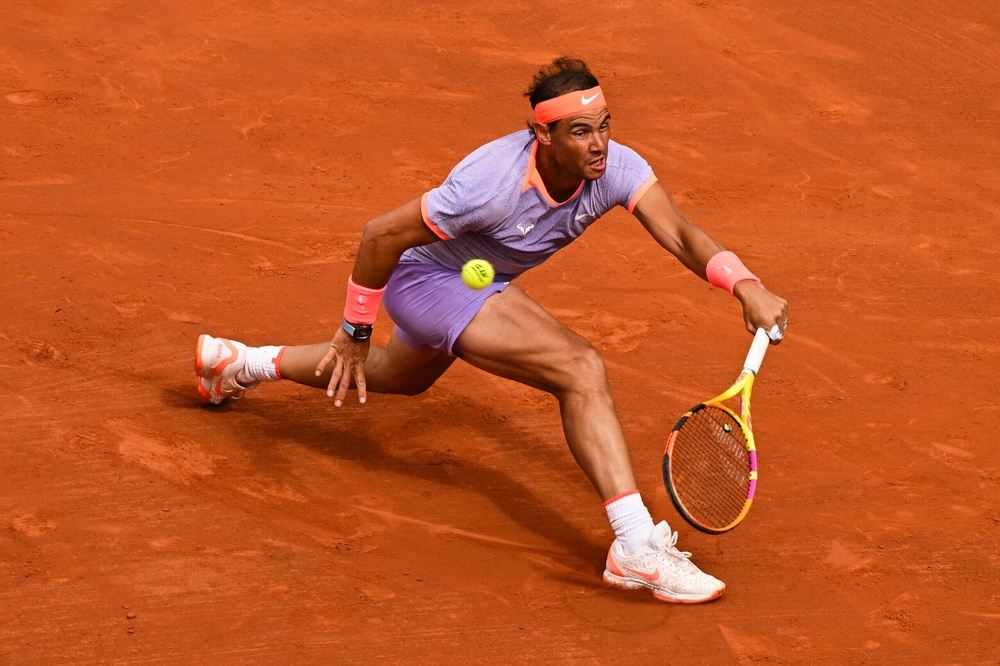
#> input picture src/nadal.jpg, 1000 x 666 px, shrunk from 2560 x 1706 before the run, found by its file name
$ python main.py
#> lines starting #> are read from the running program, lines starting #| are printed output that depends on the picture
### src/image_completion/image_completion.py
import cv2
import numpy as np
from src.image import Image
import imageio
import os

from src.image_completion.axis_fft_2d import AxisFFT2D
from src.image_completion.full_fft_2d import FullFFT2D
from src.image_completion.tile_fft_2d import TileFFT2D

uploads_directory = '../uploads'
processed_directory = '../processed'


# [21 lines left out: function remove_rectangle, not called in this run]


def fft_complete(method, image_name, x, y, delta_x, delta_y):
#> called with method = 'Single', image_name = 'nadal.jpg', x = 100, y = 100, delta_x = 100, delta_y = 100
    full_path = os.path.join(uploads_directory, image_name)
    image = cv2.imread(full_path, cv2.IMREAD_GRAYSCALE)
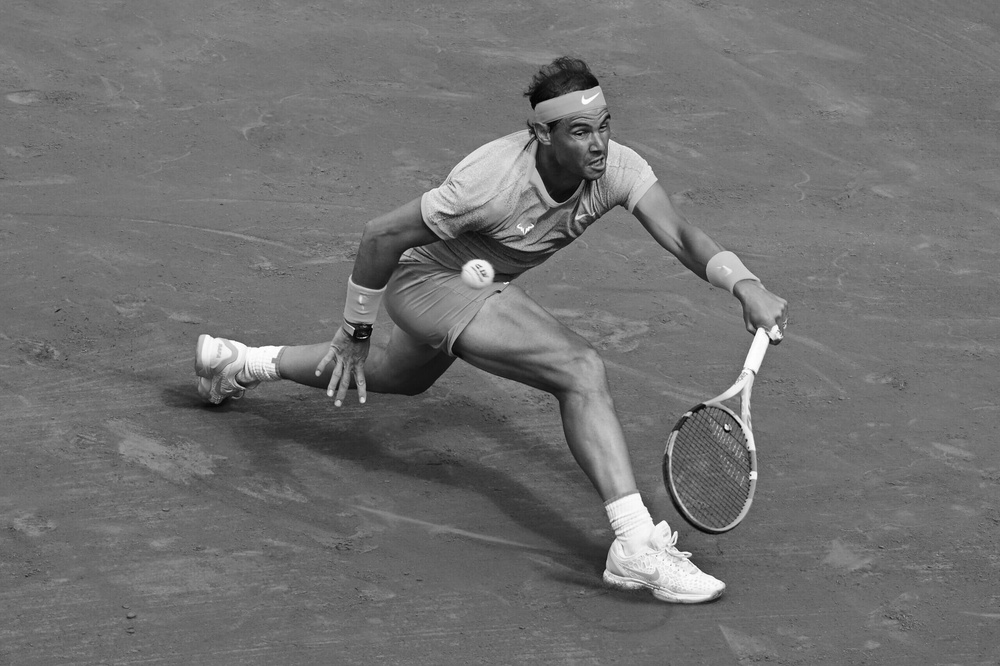
#> image: shape (666, 1000); min 1, max 255, mean 112.9
    reconstructed_part_from_full = None
    print("fft_complete ", method, image_name, x, y, delta_x, delta_y)

    if method == 'Single':
        model = AxisFFT2D().fit(image)
        reconstructed_part_from_full = model.predict(x, y, delta_x, delta_y)
    elif method == 'Full':
        print("Full ", method, image_name, x, y, delta_x, delta_y)
        model = FullFFT2D().fit(image)
        reconstructed_part_from_full = model.predict(x, y, delta_x, delta_y)
    elif method == 'Tiling':
        model = TileFFT2D().fit(image)
        reconstructed_part_from_full = model.predict(x, y, delta_x, delta_y)

    completed_image = np.copy(image)
    completed_image[y:y+delta_y,x:x+delta_x] = reconstructed_part_from_full

    new_path = os.path.join(processed_directory, "processed_"+image_name)
    imageio.imwrite(new_path, completed_image)
    return True

### src/image_completion/axis_fft_2d.py
import numpy as np
from darts.models import FFT
from darts.timeseries import TimeSeries
from typing import Optional

class AxisFFTPartial:
    def __init__(self, nr_freqs_to_keep: Optional[int] = 10,
        required_matches: Optional[set] = None,
        trend: Optional[str] = None,
        trend_poly_degree: int = 3,):
        """
        Initialize the FFT model for images.

        Parameters:
        - nr_freqs_to_keep (int): Number of highest magnitude frequencies to keep.
        """
        self.nr_freqs_to_keep = nr_freqs_to_keep
        self.required_matches = required_matches
        self.trend = trend
        self.trend_poly_degree = trend_poly_degree

    def fit(self, image: np.ndarray):
        """
        Apply 2D FFT to the image and keep only the largest frequencies as specified by nr_freqs_to_keep.

        Parameters:
        - image (np.array): 2D array representing the grayscale image.
        """
        self.image = image
        self._models = [FFT(required_matches=self.required_matches, trend=self.trend, trend_poly_degree=self.trend_poly_degree) for _ in range(image.shape[0])]

        for i in range(image.shape[0]):
            self._models[i].fit(TimeSeries.from_values(image[i, :]))  # Reverse the horizontal axis if needed

        return self

    # [14 lines left out: function predict, not called in this run]

class AxisFFT2D:
    def __init__(self, weight_func:str='equal', nr_freqs_to_keep: Optional[int] = 10, required_matches: Optional[set] = None, trend: Optional[str] = None, trend_poly_degree: int = 3):
        """
        Initialize the FFTRepair model.

        Parameters:
        - image (np.array): 2D array representing the grayscale image.
        - weight_func (str): The weight function to use for combining the predictions.
        """
        self.weight_func = weight_func
        self.nr_freqs_to_keep = nr_freqs_to_keep
        self.required_matches = required_matches
        self.trend = trend
        self.trend_poly_degree = trend_poly_degree

    def fit(self, image:np.ndarray):
        """
        Fit the model to the corrupted patch.

        Parameters:
        - index (tuple): The top-left corner of the corrupted patch.
        - width (int): The width of the corrupted patch.
        - height (int): The height of the corrupted patch.
        - nr_freqs_to_keep (int): Number of highest magnitude frequencies to keep.
        - required_matches (set): Set of frequencies to keep.
        - trend (str): The trend to remove from the time series.
        - trend_poly_degree (int): The degree of the polynomial to fit the trend.
        """

        self.image = image
        return self

    def predict(self, x: int, y: int, w: int, h: int, num_samples: int = 1, verbose: bool = False) -> np.ndarray:
        """
        Predict the missing patch.

        Parameters:
        - num_samples (int): Number of samples to generate.
        - verbose (bool): Whether to print the progress of the prediction.
        """
#> called with x = 100, y = 100, w = 100, h = 100, num_samples = 1, verbose = False

        left = self.image[y:y+h, max(0,x-w):x]
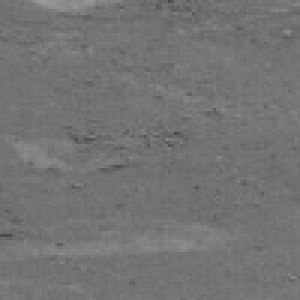
#> left: shape (100, 100) (shown 3 times larger); min 73, max 155, mean 115.8
        right = self.image[y:y+h, x+w:min(x+2*w, self.image.shape[1])]
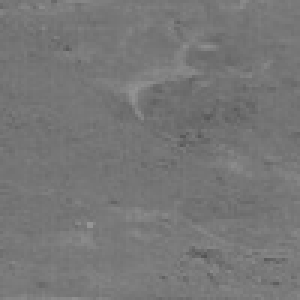
#> right: shape (100, 100) (shown 3 times larger); min 84, max 150, mean 118.6
        top = self.image[max(0, y-h):y, x:x+w]
        bottom = self.image[y+h:min(y+2*h, self.image.shape[0]), x:x+w]

        self.left_model = AxisFFTPartial(self.nr_freqs_to_keep, self.required_matches, self.trend, self.trend_poly_degree).fit(left)
        self.right_model = AxisFFTPartial(self.nr_freqs_to_keep, self.required_matches, self.trend, self.trend_poly_degree).fit(np.flip(right, axis=1)) # Reverse the horizontal axis
        self.top_model = AxisFFTPartial(self.nr_freqs_to_keep, self.required_matches, self.trend, self.trend_poly_degree).fit(np.transpose(top)) # Transpose the array
        self.bottom_model = AxisFFTPartial(self.nr_freqs_to_keep, self.required_matches, self.trend, self.trend_poly_degree).fit(np.rot90(bottom, -1)) # Rotate the array 90 degrees clockwise

        left = self.left_model.predict(w, num_samples, verbose)
        right = np.flip(self.right_model.predict(w, num_samples, verbose),axis=1) # Reverse the horizontal axis
        top = np.transpose(self.top_model.predict(h, num_samples, verbose)) # Transpose the array
        bottom = np.rot90(self.bottom_model.predict(h, num_samples, verbose),1) # Rotate the array 90 degrees counterclockwise

        # Compute distance-based weights
        vertical_weights = np.linspace(1, 1e-3, h).reshape(-1, 1)
        horizontal_weights = np.linspace(1, 1e-3, w).reshape(1, -1)

        # Apply weights to predictions
        weighted_left = left * horizontal_weights
        weighted_right = right * np.flip(horizontal_weights, axis=1)
        weighted_top = top * vertical_weights
        weighted_bottom = bottom * np.flip(vertical_weights, axis=0)

        if self.weight_func == 'equal':
            combined_prediction = (left + right + top + bottom) / 4
        elif self.weight_func == 'distance':
            weighted_sum = (weighted_left + weighted_right + weighted_top + weighted_bottom)
            horizontal_weights_full = np.tile(horizontal_weights, (h, 1))
            vertical_weights_full = np.tile(vertical_weights, (1, w))

            weights_sum = horizontal_weights_full + np.flip(horizontal_weights_full, axis=1) + vertical_weights_full + np.flip(vertical_weights_full, axis=0)

            # weights_sum = (horizontal_weights + horizontal_weights + vertical_weights + vertical_weights)
            combined_prediction = weighted_sum / weights_sum
        else:
            raise ValueError('Invalid weight function')

        return combined_prediction.astype(int)

### src/main.py
from src.image import Image
import matplotlib.pyplot as plt
from src.image_completion import *
import cv2
from src.image_completion.full_fft_2d import FullFFT2D
from src.image_completion.axis_fft_2d import AxisFFT2D
from src.image_completion.image_completion import fft_complete

if __name__ == '__main__':
    fft_complete('Single', 'nadal.jpg', 100,100,100,100)
#> (the call stopped at in fit, `self._models = [FFT(required_matches=self.required_matches, trend=self..`: darts is not available in this run)
